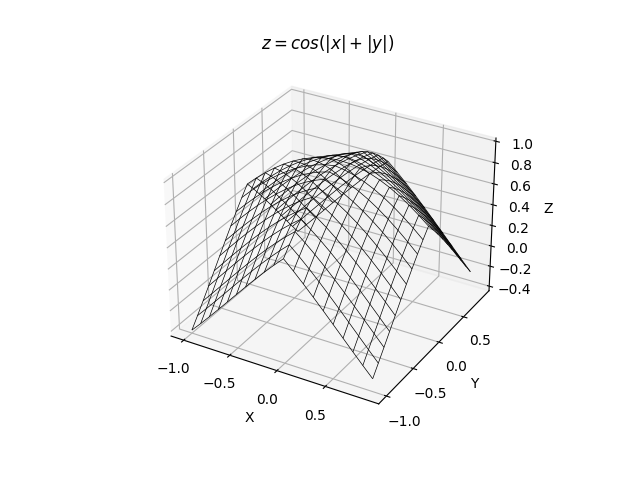

The script that drew this image:
import matplotlib.pyplot as plt
import numpy as np

fig = plt.figure()
ax = fig.add_subplot(111, projection='3d')

x = np.arange(-1, 1, .1)
y = np.arange(-1, 1, .1)
x, y = np.meshgrid(x, y)
z = (np.cos(np.abs(x) + np.abs(y)))

ax.plot_wireframe(x, y, z, color = 'k', linewidth = 0.5)
ax.set_title('$z = cos(|x| + |y|)$')
ax.set_xlabel('X')
ax.set_ylabel('Y')
ax.set_zlabel('Z')

plt.show()
